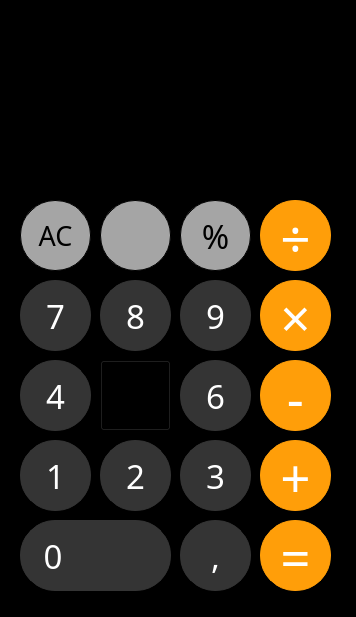
<?xml version="1.0" encoding="UTF-8"?>
<ui version="4.0">
 <class>MainWindow</class>
 <widget class="QMainWindow" name="MainWindow">
  <property name="geometry">
   <rect>
    <x>0</x>
    <y>0</y>
    <width>356</width>
    <height>617</height>
   </rect>
  </property>
  <property name="windowTitle">
   <string>MainWindow</string>
  </property>
  <property name="styleSheet">
   <string notr="true">background-color: black;</string>
  </property>
  <widget class="QWidget" name="centralwidget">
   <widget class="QPushButton" name="button_num7">
    <property name="geometry">
     <rect>
      <x>20</x>
      <y>280</y>
      <width>71</width>
      <height>71</height>
     </rect>
    </property>
    <property name="font">
     <font>
      <family>SF Pro</family>
      <pointsize>25</pointsize>
      <bold>false</bold>
     </font>
    </property>
    <property name="styleSheet">
     <string notr="true">
color: white;
 background-color: rgba(52,52,52,255);
 border-style: solid;
 border-width:1px;
 border-radius:35px;
 border-color: rgba(52,52,52,255);
</string>
    </property>
    <property name="text">
     <string>7</string>
    </property>
   </widget>
   <widget class="QPushButton" name="button_num8">
    <property name="geometry">
     <rect>
      <x>100</x>
      <y>280</y>
      <width>71</width>
      <height>71</height>
     </rect>
    </property>
    <property name="font">
     <font>
      <family>SF Pro</family>
      <pointsize>25</pointsize>
      <bold>false</bold>
     </font>
    </property>
    <property name="styleSheet">
     <string notr="true">
color:white;
 background-color: rgba(52,52,52,255);
 border-style: solid;
 border-width:1px;
 border-radius:35px;
 border-color: rgba(52,52,52,255);
</string>
    </property>
    <property name="text">
     <string>8</string>
    </property>
   </widget>
   <widget class="QPushButton" name="button_num9">
    <property name="geometry">
     <rect>
      <x>180</x>
      <y>280</y>
      <width>71</width>
      <height>71</height>
     </rect>
    </property>
    <property name="font">
     <font>
      <family>SF Pro</family>
      <pointsize>25</pointsize>
      <bold>false</bold>
     </font>
    </property>
    <property name="styleSheet">
     <string notr="true">color: white;
 background-color: rgba(52,52,52,255);
 border-style: solid;
 border-width:1px;
 border-radius:35px;
 border-color: rgba(52,52,52,255);
</string>
    </property>
    <property name="text">
     <string>9</string>
    </property>
   </widget>
   <widget class="QPushButton" name="button_num4">
    <property name="geometry">
     <rect>
      <x>20</x>
      <y>360</y>
      <width>71</width>
      <height>71</height>
     </rect>
    </property>
    <property name="font">
     <font>
      <family>SF Pro</family>
      <pointsize>25</pointsize>
      <bold>false</bold>
     </font>
    </property>
    <property name="styleSheet">
     <string notr="true">color: white;
 background-color: rgba(52,52,52,255);
 border-style: solid;
 border-width:1px;
 border-radius:35px;
 border-color: rgba(52,52,52,255);
</string>
    </property>
    <property name="text">
     <string>4</string>
    </property>
   </widget>
   <widget class="QPushButton" name="button_num5">
    <property name="geometry">
     <rect>
      <x>100</x>
      <y>360</y>
      <width>71</width>
      <height>71</height>
     </rect>
    </property>
    <property name="font">
     <font>
      <family>SF Pro</family>
      <pointsize>25</pointsize>
      <bold>false</bold>
     </font>
    </property>
    <property name="styleSheet">
     <string notr="true">color: white;
 background-color: rgba(52,52,52,255);
 border-style: solid;
 border-width:1px;
 border-radius:35px;
 border-color: rgba(52,52,52,255);
pressed{background-color: rgb(224, 0, 0)};</string>
    </property>
    <property name="text">
     <string>5</string>
    </property>
   </widget>
   <widget class="QPushButton" name="button_num6">
    <property name="geometry">
     <rect>
      <x>180</x>
      <y>360</y>
      <width>71</width>
      <height>71</height>
     </rect>
    </property>
    <property name="font">
     <font>
      <family>SF Pro</family>
      <pointsize>25</pointsize>
      <bold>false</bold>
     </font>
    </property>
    <property name="styleSheet">
     <string notr="true">color: white;
 background-color: rgba(52,52,52,255);
 border-style: solid;
 border-width:1px;
 border-radius:35px;
 border-color: rgba(52,52,52,255);
</string>
    </property>
    <property name="text">
     <string>6</string>
    </property>
   </widget>
   <widget class="QPushButton" name="button_num3">
    <property name="geometry">
     <rect>
      <x>180</x>
      <y>440</y>
      <width>71</width>
      <height>71</height>
     </rect>
    </property>
    <property name="font">
     <font>
      <family>SF Pro</family>
      <pointsize>25</pointsize>
      <bold>false</bold>
     </font>
    </property>
    <property name="styleSheet">
     <string notr="true">color: white;
 background-color: rgba(52,52,52,255);
 border-style: solid;
 border-width:1px;
 border-radius:35px;
 border-color: rgba(52,52,52,255);
</string>
    </property>
    <property name="text">
     <string>3</string>
    </property>
   </widget>
   <widget class="QPushButton" name="button_num2">
    <property name="geometry">
     <rect>
      <x>100</x>
      <y>440</y>
      <width>71</width>
      <height>71</height>
     </rect>
    </property>
    <property name="font">
     <font>
      <family>SF Pro</family>
      <pointsize>25</pointsize>
      <bold>false</bold>
     </font>
    </property>
    <property name="styleSheet">
     <string notr="true">color: white;
 background-color: rgba(52,52,52,255);
 border-style: solid;
 border-width:1px;
 border-radius:35px;
 border-color: rgba(52,52,52,255);
</string>
    </property>
    <property name="text">
     <string>2</string>
    </property>
   </widget>
   <widget class="QPushButton" name="button_num1">
    <property name="geometry">
     <rect>
      <x>20</x>
      <y>440</y>
      <width>71</width>
      <height>71</height>
     </rect>
    </property>
    <property name="font">
     <font>
      <family>SF Pro</family>
      <pointsize>25</pointsize>
      <bold>false</bold>
     </font>
    </property>
    <property name="styleSheet">
     <string notr="true">color: white;
 background-color: rgba(52,52,52,255);
 border-style: solid;
 border-width:1px;
 border-radius:35px;
 border-color: rgba(52,52,52,255);
</string>
    </property>
    <property name="text">
     <string>1</string>
    </property>
   </widget>
   <widget class="QPushButton" name="button_num0">
    <property name="geometry">
     <rect>
      <x>20</x>
      <y>520</y>
      <width>151</width>
      <height>71</height>
     </rect>
    </property>
    <property name="font">
     <font>
      <family>SF Pro</family>
      <pointsize>25</pointsize>
      <bold>false</bold>
     </font>
    </property>
    <property name="styleSheet">
     <string notr="true">color: white;
 background-color: rgba(52,52,52,255);
 border-style: solid;
 border-width:1px;
 border-radius:35px;
 border-color: rgba(52,52,52,255);
padding-right:  85px;</string>
    </property>
    <property name="text">
     <string>0</string>
    </property>
   </widget>
   <widget class="QPushButton" name="button_comma">
    <property name="geometry">
     <rect>
      <x>180</x>
      <y>520</y>
      <width>71</width>
      <height>71</height>
     </rect>
    </property>
    <property name="font">
     <font>
      <family>SF Pro</family>
      <pointsize>25</pointsize>
      <bold>false</bold>
     </font>
    </property>
    <property name="styleSheet">
     <string notr="true">color: white;
 background-color: rgba(52,52,52,255);
 border-style: solid;
 border-width:1px;
 border-radius:35px;
 border-color: rgba(52,52,52,255);
</string>
    </property>
    <property name="text">
     <string>,</string>
    </property>
   </widget>
   <widget class="QPushButton" name="button_division">
    <property name="geometry">
     <rect>
      <x>260</x>
      <y>200</y>
      <width>71</width>
      <height>71</height>
     </rect>
    </property>
    <property name="font">
     <font>
      <family>SF Pro</family>
      <pointsize>40</pointsize>
      <bold>false</bold>
     </font>
    </property>
    <property name="styleSheet">
     <string notr="true"> background-color: rgba(255,158,9,255);
color: white;
 border-style: solid;
 border-width:1px;
 border-radius:35px;
 border-color: rgba(255,158,9,255);
text-align: top;
</string>
    </property>
    <property name="text">
     <string>÷</string>
    </property>
    <property name="iconSize">
     <size>
      <width>12</width>
      <height>12</height>
     </size>
    </property>
   </widget>
   <widget class="QPushButton" name="button_multiplication">
    <property name="geometry">
     <rect>
      <x>260</x>
      <y>280</y>
      <width>71</width>
      <height>71</height>
     </rect>
    </property>
    <property name="font">
     <font>
      <family>SF Pro</family>
      <pointsize>40</pointsize>
      <bold>false</bold>
     </font>
    </property>
    <property name="styleSheet">
     <string notr="true"> background-color: rgba(255,158,9,255);
 border-style: solid;
 border-width:1px;
color: white;

 border-radius:35px;
 border-color: rgba(255,158,9,255);
text-align: top;
</string>
    </property>
    <property name="text">
     <string>×</string>
    </property>
   </widget>
   <widget class="QPushButton" name="button_subtraction">
    <property name="geometry">
     <rect>
      <x>260</x>
      <y>360</y>
      <width>71</width>
      <height>71</height>
     </rect>
    </property>
    <property name="font">
     <font>
      <family>SF Pro</family>
      <pointsize>40</pointsize>
      <bold>false</bold>
     </font>
    </property>
    <property name="styleSheet">
     <string notr="true"> background-color: rgba(255,158,9,255);
 border-style: solid;
 border-width:1px;
 border-radius:35px;
 border-color: rgba(255,158,9,255);
text-align: top;
color: white;
</string>
    </property>
    <property name="text">
     <string>-</string>
    </property>
   </widget>
   <widget class="QPushButton" name="pushButton_addition">
    <property name="geometry">
     <rect>
      <x>260</x>
      <y>440</y>
      <width>71</width>
      <height>71</height>
     </rect>
    </property>
    <property name="font">
     <font>
      <family>SF Pro</family>
      <pointsize>40</pointsize>
      <bold>false</bold>
     </font>
    </property>
    <property name="styleSheet">
     <string notr="true">color: white;
 background-color: rgba(255,158,9,255);
 border-style: solid;
 border-width:1px;
 border-radius:35px;
 border-color: rgba(255,158,9,255);
text-align: top;
</string>
    </property>
    <property name="text">
     <string>+</string>
    </property>
   </widget>
   <widget class="QPushButton" name="button_result">
    <property name="geometry">
     <rect>
      <x>260</x>
      <y>520</y>
      <width>71</width>
      <height>71</height>
     </rect>
    </property>
    <property name="font">
     <font>
      <family>SF Pro</family>
      <pointsize>40</pointsize>
      <bold>false</bold>
     </font>
    </property>
    <property name="styleSheet">
     <string notr="true"> background-color: rgba(255,158,9,255);
 border-style: solid;
 border-width:1px;
 border-radius:35px;
 border-color: rgba(255,158,9,255);
text-align: top;
color: white;
</string>
    </property>
    <property name="text">
     <string>=</string>
    </property>
   </widget>
   <widget class="QPushButton" name="button_AC">
    <property name="geometry">
     <rect>
      <x>20</x>
      <y>200</y>
      <width>71</width>
      <height>71</height>
     </rect>
    </property>
    <property name="font">
     <font>
      <family>SF Pro</family>
      <pointsize>20</pointsize>
      <bold>false</bold>
     </font>
    </property>
    <property name="styleSheet">
     <string notr="true"> background-color: rgba(165,165,165,255);
 border-style: solid;
color: black;
 border-width:1px;
 border-radius:35px;

</string>
    </property>
    <property name="text">
     <string>AC</string>
    </property>
   </widget>
   <widget class="QPushButton" name="button_plusoverminus">
    <property name="geometry">
     <rect>
      <x>100</x>
      <y>200</y>
      <width>71</width>
      <height>71</height>
     </rect>
    </property>
    <property name="font">
     <font>
      <family>SF Pro</family>
      <pointsize>25</pointsize>
      <bold>false</bold>
     </font>
    </property>
    <property name="styleSheet">
     <string notr="true"> background-color: rgba(165,165,165,255);
 border-style: solid;
color: black;
 border-width:1px;
 border-radius:35px;


</string>
    </property>
    <property name="text">
     <string/>
    </property>
    <property name="icon">
     <iconset>
      <normaloff>../../../Media/Screenshots/Selection_141.png</normaloff>../../../Media/Screenshots/Selection_141.png</iconset>
    </property>
    <property name="iconSize">
     <size>
      <width>25</width>
      <height>25</height>
     </size>
    </property>
   </widget>
   <widget class="QPushButton" name="pushButton_percent">
    <property name="geometry">
     <rect>
      <x>180</x>
      <y>200</y>
      <width>71</width>
      <height>71</height>
     </rect>
    </property>
    <property name="font">
     <font>
      <family>SF Pro</family>
      <pointsize>25</pointsize>
      <bold>false</bold>
     </font>
    </property>
    <property name="styleSheet">
     <string notr="true"> background-color: rgba(165,165,165,255);
 border-style: solid;
color: black;
 border-width:1px;
 border-radius:35px;

</string>
    </property>
    <property name="text">
     <string>%</string>
    </property>
   </widget>
   <widget class="QLabel" name="label">
    <property name="geometry">
     <rect>
      <x>20</x>
      <y>120</y>
      <width>311</width>
      <height>71</height>
     </rect>
    </property>
    <property name="font">
     <font>
      <family>SF Pro</family>
      <pointsize>35</pointsize>
     </font>
    </property>
    <property name="styleSheet">
     <string notr="true">color: white;</string>
    </property>
    <property name="text">
     <string/>
    </property>
   </widget>
  </widget>
  <widget class="QStatusBar" name="statusbar"/>
 </widget>
 <resources/>
 <connections/>
</ui>
